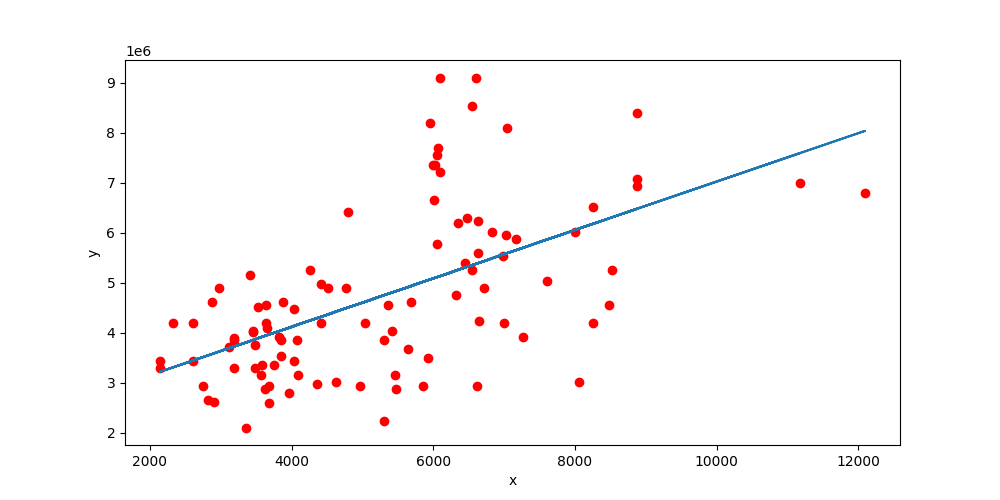

The Python source for this figure:
import numpy as np
import matplotlib.pyplot as plt
import pandas as pd
import sys

class Config:
    xl_path = sys.argv[1]
    save_fig_path = sys.argv[2]
    sample_input = np.array([4000,])

config = Config()

dt=pd.read_excel(config.xl_path)
B=dt.values
x,y=B[:,0],B[:,1]
np_ones = np.ones((len(x),1),dtype=float)
A=np.column_stack((x,np_ones))
beta=np.dot(np.linalg.inv(np.dot(A.T,A)),np.dot(A.T,y.T))
print(beta)
plt.figure(figsize = (10,5))
plt.scatter(x, y,c='r')
plt.plot(x, beta[0]*x+beta[1])
plt.xlabel('x')
plt.ylabel('y')
plt.show()
plt.savefig(config.save_fig_path)

print("value on sample input ")
print(beta[0] * config.sample_input + beta[1])
